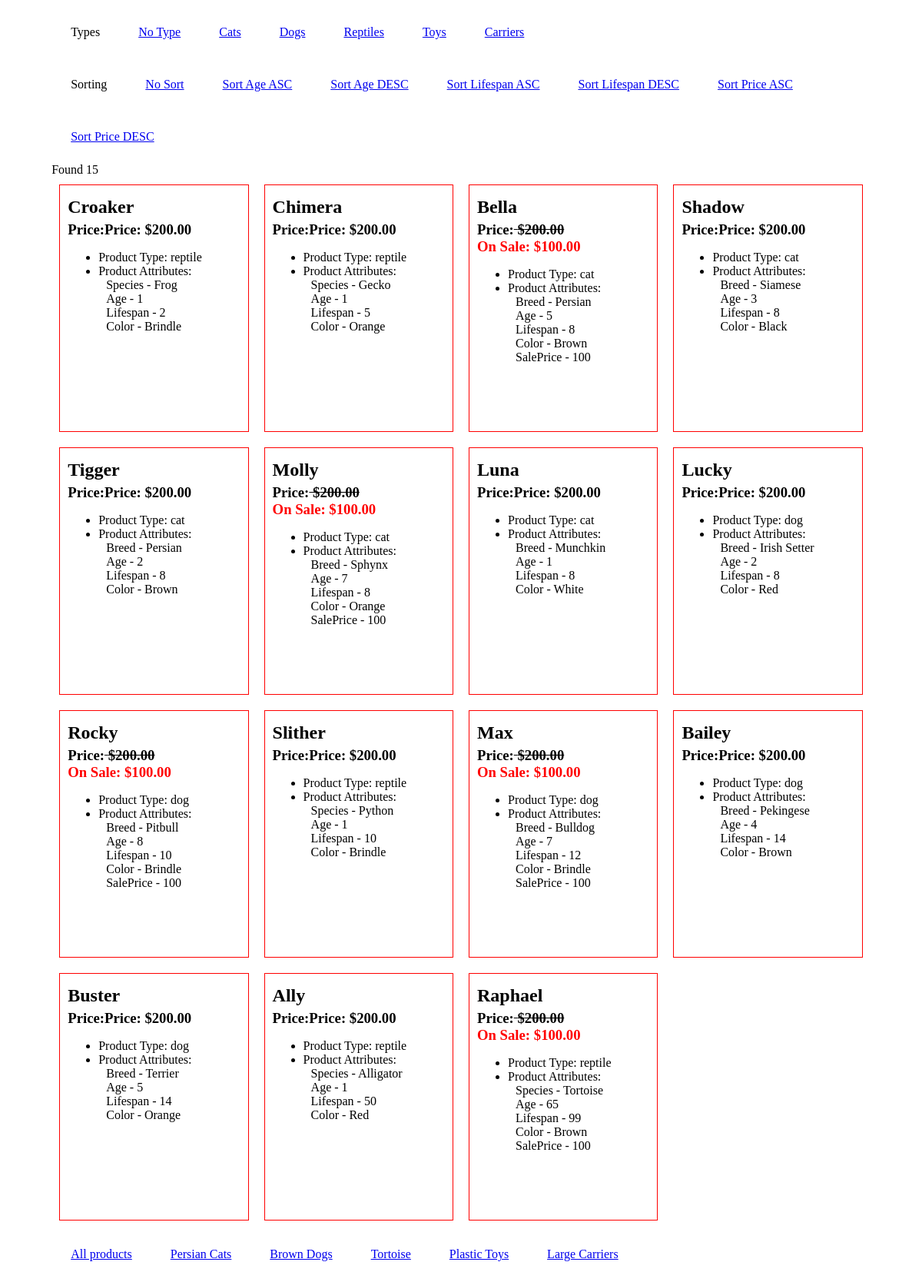
Page /index.php?sort=lifespanasc on the committed database.
### tables this page shows
CREATE TABLE `psa_products` (
  `product_id` int(11) NOT NULL,
  `product_name` varchar(45) NOT NULL,
  `product_type` varchar(45) NOT NULL DEFAULT '0',
  `product_price` decimal(6,2) NOT NULL
);

### index.php (called while the page is built, shortened)
<?php
include ('AutoLoader.class.php');
$pageData = Array();
if (php_sapi_name() === 'cli') {
    $pageData['themepath'] = 'app/view/themes/cli/';
} else {
    $pageData['themepath'] = 'app/view/themes/default/';
}
$request = new stdClass();
$request->route = 'search';
if (! empty($_GET['sort'])) {
    $request->sort = filter_var($_GET['sort'], FILTER_SANITIZE_STRING);
}
$loader = new Loader();
$loader->themepath = $pageData['themepath'];
$controller = $loader->loadController('Index', $pageData, $request);
$loader->loadView('common/header');
$pageData['body'] = $controller->index();
$loader->loadView('index', $pageData['body']);

### system/db/DatabaseMysqli.class.php (called while the page is built, shortened)
<?php
final class DatabaseMysqli extends Config
{
    private static $instance = null;
    private function __construct()
    {
        try {
            $this->connection = new \mysqli(self::DB_SERVER, self::DB_USER, self::DB_PASS, self::DB_DATABASE);
        } catch (\Exception $e) {
            error_log($e, 0);
        }
    }
    public static function getInstance()
    {
        if (self::$instance == null) {
            self::$instance = new DatabaseMysqli();
        }
        return self::$instance;
    }
    public function getResults(string $query): array
    {
        try {
            $rs = $this->connection->query($query);
            if ($this->connection->error) {
                throw new \Exception("PHP-MYSQL Error:  Could not execute Query:  query was $query");
            } else {
                while ($row = $rs->fetch_object()) {
                    $results['data'][] = $row;
                }
                if (strstr($query, 'SQL_CALC_FOUND_ROWS')) {
                    $results['num_rows'] = $rs->num_rows;
                }
                return $results;
            }
        } catch (\Exception $e) {
            $em = "PHP-MYSQL Error: " . $this->connection->errno . " - " . $this->connection->error;
            error_log($e, 0);
            error_log($em, 0);
            return Array();
        }
    }
}

### app/model/ProductSearch.class.php (called while the page is built, shortened)
<?php
class ProductSearch extends AbstractModel
{
    public $sort;
    private $whereAttributeClause;
    private $wherePriceClause;
    private $whereTypeClause;
    private $whereAdditionalClause;
    public function getProducts(): Array
    {
        $query = "SELECT SQL_CALC_FOUND_ROWS
                    p.product_name,p.product_type,p.product_price,
                      (SELECT attribute_value
                        FROM
                            petstore_db01.psa_attributes a
                        WHERE
                            a.product_id = p.product_id AND
                            LOWER(a.attribute_name) = 'age'
                        ) AS age,
                      (SELECT attribute_value
                        FROM
                            petstore_db01.psa_attributes a1
                        WHERE
                            a1.product_id = p.product_id AND
                            LOWER(a1.attribute_name) = 'lifespan'
                        ) AS lifespan,
                    (SELECT
                            GROUP_CONCAT(concat(ifnull(attribute_name,'NULL'),':',ifnull(attribute_value,'NULL')),';'
                                    SEPARATOR '|'
                                ) as attributes
                        FROM
                            petstore_db01.psa_attributes a3
                       WHERE a3.product_id = p.product_id
                        ) AS attributes
                FROM
                    petstore_db01.psa_products p
                    LEFT JOIN
                    petstore_db01.psa_attributes ptav ON ptav.product_id = p.product_id
            WHERE p.product_id !=''
            $this->whereAttributeClause
            $this->wherePriceClause
            $this->whereTypeClause
            $this->whereAdditionalClause
            group by p.product_id
            $this->sort ;";
        $results = $this->db->getResults($query);
        return ($results);
    }
    public function setSort(string $sorting)
    {
        switch ($sorting) {
            case 'lifespanasc':
                $this->sort = ' order by CAST(lifespan as unsigned) asc ';
                $this->whereAdditionalClause = " AND (ptav.attribute_name = 'lifespan' and attribute_value !='') ";
                break;
        }
    }
}

### app/controller/Index.class.php (called while the page is built, shortened)
<?php
class Index extends AbstractController
{
    public function __construct($request)
    {
        $this->request = $request;
    }
    public function index()
    {
        $loader = new Loader();
        $search = $loader->loadModel('ProductSearch');
        if (! empty($this->request->sort)) {
            $search->setSort($this->request->sort);
        }
        $results = $search->getProducts();
        if (! empty($results['data'])) {
            foreach ($results['data'] as $k => $v) {
                if (! empty($v->attributes)) {
                    $arr = explode('|', $v->attributes);
                    unset($v->attributes);
                    foreach ($arr as $k2 => $v2) {
                        if (! empty($v->age) && ! empty($v->lifespan)) {
                            $used = (double) $v->age / (double) $v->lifespan;
                            if ($used > .5) {
                                $v->salePrice = ($v->product_price * .5);
                            }
                        }
                    }
                }
            }
        } else {
            echo '<pre>';
            echo '</pre>';
            $results['data'] = 'No Results';
            $results['num_rows'] = 0;
        }
        return $results;
    }
}

### AutoLoader.class.php (called while the page is built, shortened)
<?php
class autoLoader
{
    public function __construct()
    {
        spl_autoload_register(function ($class) {
            $file = __DIR__ . DIRECTORY_SEPARATOR . str_replace('\\', DIRECTORY_SEPARATOR, $class) . '.class.php';
        });
    }
}

### system/engine/AbstractModel.class.php (called while the page is built, shortened)
<?php
abstract class AbstractModel
{
    protected function __construct()
    {
        $this->db = DatabaseMysqli::getInstance();
    }
}

### app/view/themes/default/boxes/productBoxes.php (the view)
<div class="quarter floatleft">
    <div class="productbox  ">
    	<h2 class="mar5tb"><?=$v->product_name; ?></h2>
    	<h3 class="mar5tb">Price:<?php
        if (! empty($v->salePrice)) {
            echo '<strike>' . sprintf(" $%01.2f", $v->product_price) . '</strike><br>';
            echo '<b style="color:red">' . sprintf("On Sale: $%01.2f", $v->salePrice) . '</b>';
        } else {
            echo sprintf("Price: $%01.2f", $v->product_price);;
        }
        ?>
        </h3>
    	<ul>
    		<li>Product Type: <?=$v->product_type; ?></li>
    		<li style="width: 100%;">Product Attributes:
    		<?php
            if (is_array($v->attributes)) {
                foreach ($v->attributes as $k1 => $v1) {
                    foreach ($v1 as $k2 => $v2) {
                        if (! empty($v2) && $v2 != 'NULL') {
                            echo '<div style="padding-left:10px;">';
                            echo ucwords($k2);
                            echo ' - ';
                            echo ucwords($v2);
                            echo '</div>';
                        }
                    }
                }
            }
            ?>
    		</li>
    	</ul>
    </div>
</div>

### app/view/themes/default/index.php
<div class="" style="width:100%;">
<div><?php
if (! empty($pageData['num_rows'])){
    echo "Found {$pageData['num_rows']}";
}?>
</div>
<?php
if ($pageData['num_rows'] > 0) {
    foreach ($pageData['data'] as $k => $v) {
        require 'boxes/productBoxes.php';
    }
} else {
    echo 'We are sorry, the search returned no results, please search again ';
}
?>
</div>

### app/view/themes/default/common/header.php (style rules this page uses)
.quarter { width: 25%; }
.floatleft { float: left; }
.productbox { border: 1px solid red; padding: 10px; margin: 10px; min-height: 300px; }
.mar5tb { margin: 5px 0px; }

### rows in the picture
psa_products: product_name "Croaker", product_price "200.00", product_type "reptile", k2 "Species", v2 "Frog", k2 "Age", v2 "1", k2 "Lifespan", v2 "2", k2 "Color", v2 "Brindle"
psa_products: product_name "Chimera", product_price "200.00", product_type "reptile", k2 "Species", v2 "Gecko", k2 "Age", v2 "1", k2 "Lifespan", v2 "5", k2 "Color", v2 "Orange"
psa_products: product_name "Bella", product_price "200.00", product_price "100.00", product_type "cat", k2 "Breed", v2 "Persian", k2 "Age", v2 "5", k2 "Lifespan", v2 "8", k2 "Color", v2 "Brown", k2 "SalePrice", v2 "100"
psa_products: product_name "Shadow", product_price "200.00", product_type "cat", k2 "Breed", v2 "Siamese", k2 "Age", v2 "3", k2 "Lifespan", v2 "8", k2 "Color", v2 "Black"
psa_products: product_name "Tigger", product_price "200.00", product_type "cat", k2 "Breed", v2 "Persian", k2 "Age", v2 "2", k2 "Lifespan", v2 "8", k2 "Color", v2 "Brown"
psa_products: product_name "Molly", product_price "200.00", product_price "100.00", product_type "cat", k2 "Breed", v2 "Sphynx", k2 "Age", v2 "7", k2 "Lifespan", v2 "8", k2 "Color", v2 "Orange", k2 "SalePrice", v2 "100"
psa_products: product_name "Luna", product_price "200.00", product_type "cat", k2 "Breed", v2 "Munchkin", k2 "Age", v2 "1", k2 "Lifespan", v2 "8", k2 "Color", v2 "White"
psa_products: product_name "Lucky", product_price "200.00", product_type "dog", k2 "Breed", v2 "Irish Setter", k2 "Age", v2 "2", k2 "Lifespan", v2 "8", k2 "Color", v2 "Red"
psa_products: product_name "Rocky", product_price "200.00", product_price "100.00", product_type "dog", k2 "Breed", v2 "Pitbull", k2 "Age", v2 "8", k2 "Lifespan", v2 "10", k2 "Color", v2 "Brindle", k2 "SalePrice", v2 "100"
psa_products: product_name "Slither", product_price "200.00", product_type "reptile", k2 "Species", v2 "Python", k2 "Age", v2 "1", k2 "Lifespan", v2 "10", k2 "Color", v2 "Brindle"
psa_products: product_name "Max", product_price "200.00", product_price "100.00", product_type "dog", k2 "Breed", v2 "Bulldog", k2 "Age", v2 "7", k2 "Lifespan", v2 "12", k2 "Color", v2 "Brindle", k2 "SalePrice", v2 "100"
psa_products: product_name "Bailey", product_price "200.00", product_type "dog", k2 "Breed", v2 "Pekingese", k2 "Age", v2 "4", k2 "Lifespan", v2 "14", k2 "Color", v2 "Brown"
psa_products: product_name "Buster", product_price "200.00", product_type "dog", k2 "Breed", v2 "Terrier", k2 "Age", v2 "5", k2 "Lifespan", v2 "14", k2 "Color", v2 "Orange"
psa_products: product_name "Ally", product_price "200.00", product_type "reptile", k2 "Species", v2 "Alligator", k2 "Age", v2 "1", k2 "Lifespan", v2 "50", k2 "Color", v2 "Red"
psa_products: product_name "Raphael", product_price "200.00", product_price "100.00", product_type "reptile", k2 "Species", v2 "Tortoise", k2 "Age", v2 "65", k2 "Lifespan", v2 "99", k2 "Color", v2 "Brown", k2 "SalePrice", v2 "100"

### other values in the picture
$pageData['num_rows'] "15"
